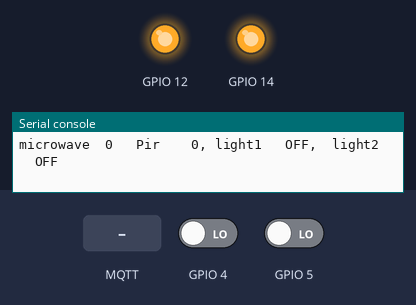
Simulated run of this program. Board: ESP8266 board running MicroPython. Shown: output pins drawn as LEDs (lit = HIGH), the last lines printed to the serial console. The test bench sets the inputs (shaded band); at power-on: GPIO 4 LOW, GPIO 5 LOW. No MQTT or app messages arrive unless stated.

Above: at 1.3 s.
1.4 s: MQTT message "on" arrives on the first subscribed topic
At 2.1 s:
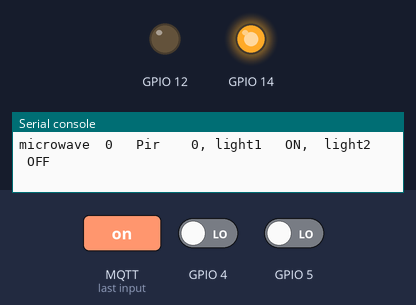
3.1 s: GPIO 4 driven HIGH
6.1 s: GPIO 5 driven HIGH
9.1 s: MQTT message "RESET" arrives on the first subscribed topic
10.7 s: MQTT message "1" arrives on the first subscribed topic
Timing chart, 0 to 13.2 s (numbered marks = the images above; inputs shaded):
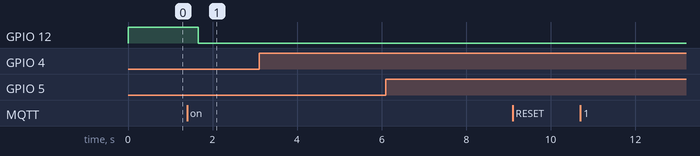

The program:

sensor_test.py
```python
import time
from umqtt.simple import MQTTClient
import ubinascii
import machine


client_id    = 'esp8266-light' + ubinascii.hexlify(machine.unique_id()).decode('utf-8')
esp8266_set  = "home/controller/woonkamer/boekenkast"
micro_topic  = "home/woonkamer/boekenkast/sensor/microwave"
pir_topic    = "home/woonkamer/boekenkast/sensor/pir"
light1_set   = "home/woonkamer/boekenkast/light/light1/set"
light1_topic = "home/woonkamer/boekenkast/light/light1"
light2_set   = "home/woonkamer/boekenkast/light/light2/set"
light2_topic = "home/woonkamer/boekenkast/light/light2"

mqtt_server_ip   = '192.168.1.10'
mqtt_server_port = 1883
retries = 0 #mqtt reconnect retries


class switch():
    def __init__ (self, pin, topic, set_topic):
        if pin not in (0, 2, 4, 5, 12, 13, 14, 15, 16):
            raise ValueError ("pin must be 0, 2, 4, 5, 12, 13, 14, 15 or 16")
        self._relay =  machine.Pin(pin, machine.Pin.OUT)
        self.switch = 'OFF'
        self.message = self.switch
        self.is_on  = False
        self.topic  = topic
        self.tc_set = set_topic
        self._set_state()
        self.haschanged = False

    def __str__(self):
        variables = (
                      self.switch,
                      self.value,
                      self.is_on,
                      self._relay.value()
                      )
        log_str = 'switch: {}, value: {} is_on {} relay_state {}'
        return(log_str.format(*variables))

    def _set_state(self):
        if self.is_on:
            state = 0  # relay is inverted
        else:
            state = 1  # relay is inverted
        self._relay.value(state)

    def update(self, value):
        self.haschanged = False
        on_vals = (True, 1, 'true', 'on')
        off_vals = (False, 0, 'false', 'off')
        if isinstance(value, str): value = value.lower() # convert value to lowercase if it is a string
        if value in on_vals:
            self.is_on  = True
            self.switch = 'ON'
        if value in off_vals:
            self.is_on  = False
            self.switch = 'OFF'
        self.message = self.switch
        self._set_state()
        self.haschanged = True


class sensor():
    def __init__(self,pin, topic, sensitivity = 5):
        if pin not in (0, 2, 4, 5, 12, 13, 14, 15, 16):
            raise ValueError ("pin must be 0, 2, 4, 5, 12, 13, 14, 15 or 16")
        self._sensor =  machine.Pin(pin, machine.Pin.IN)
        self._sens = sensitivity
        self._sens_count = 0
        self._old_val = 0
        self.value = 0
        self.haschanged = False
        self.is_on = False
        self.sensor = 'OFF'
        self.message = self.sensor
        self.topic = topic

    def __str__(self):
        variables = (
                      self.sensor,
                      self.value,
                      self.is_on,
                      self._old_val,
                      self._sensor.value(),
                      self.haschanged,
                      self._sens_count,
                      self._sens
                     )

        log_str = 'sensor: {} value: {} is_on {} old_value {} sensor_state {} has_changed {} sens_count {} sensitivity {}'
        return(log_str.format(*variables))

    def _update_value(self):
        self.value = self._sensor.value()
        self._old_val = self.value
        self.is_on = self.value == 1
        if self.is_on:
            self.sensor = 'ON'
        else:
            self.sensor = 'OFF'

    def check_state(self):
        self.haschanged = False
        if self._sensor.value() != self._old_val:
            if self._sens_count < self._sens:
                self._sens_count += 1
            else:
                self._sens_count = 0
                self._update_value()
                self.haschanged = True
        else:
            self._sens_count = 0


def mqtt_check_message():
    try:
        mqtt_client.check_msg()
    except OSError:
        mqtt_connect_and_subscribe()


def mqtt_on_message(topic, message):
    tpc = topic.decode('utf-8')
    msg = message.decode('utf-8')
    for l in lights:
        if tpc == l.tc_set:
            l.update(msg)
    print('topic {}, message {}'.format(tpc, msg))
    if tpc == esp8266_set and msg == 'RESET':
        machine.reset()

def mqtt_send_message(topic, message):
    tpc = topic.encode('utf-8')
    msg = message.encode('utf-8')
    try:
        mqtt_client.publish(tpc, msg,0,True)
        print('topic {}, message {}'.format(topic, message))
    except OSError:
        mqtt_connect_and_subscribe()


def mqtt_connect_and_subscribe():
    global mqtt_client
    global retries
    if retries < 300:
        try:
            mqtt_client = MQTTClient(client_id, mqtt_server_ip)
            mqtt_client.connect()
            mqtt_client.set_callback(mqtt_on_message)
            mqtt_client.subscribe(light1.tc_set)
            mqtt_client.subscribe(light2.tc_set)
            mqtt_client.subscribe(esp8266_set)
            print('connected to mqtt server at {}'.format(mqtt_server_ip))
            retries = 0
        except OSError:
            time.sleep(1)
            retries += 1
            print('connection to mqtt server failed, retrying')
            mqtt_connect_and_subscribe()
    else:
        print('could not connect to mqtt_server at {}'.format(mqtt_server_ip))


micro  = sensor(4, micro_topic, sensitivity = 5)
pir    = sensor(5, pir_topic, sensitivity = 5)
light1 = switch(12, light1_topic, light1_set)
light2 = switch(14, light2_topic, light2_set)
lights = (light1, light2)
sensors = (micro, pir, light1, light2)


mqtt_connect_and_subscribe()

while True:
    micro.check_state()
    pir.check_state()
    mqtt_check_message()
    for device in sensors:
        if device.haschanged:
            mqtt_send_message(device.topic, device.message)

    print('microwave  {}   Pir    {}, light1   {},  light2   {}'.format(micro.value, pir.value, light1.switch, light2.switch))
#    print('micro', micro)
    time.sleep_ms(500)
```

Measured:
- after the input at 1.4 s, GPIO 12: HIGH → LOW after 0.26 s
